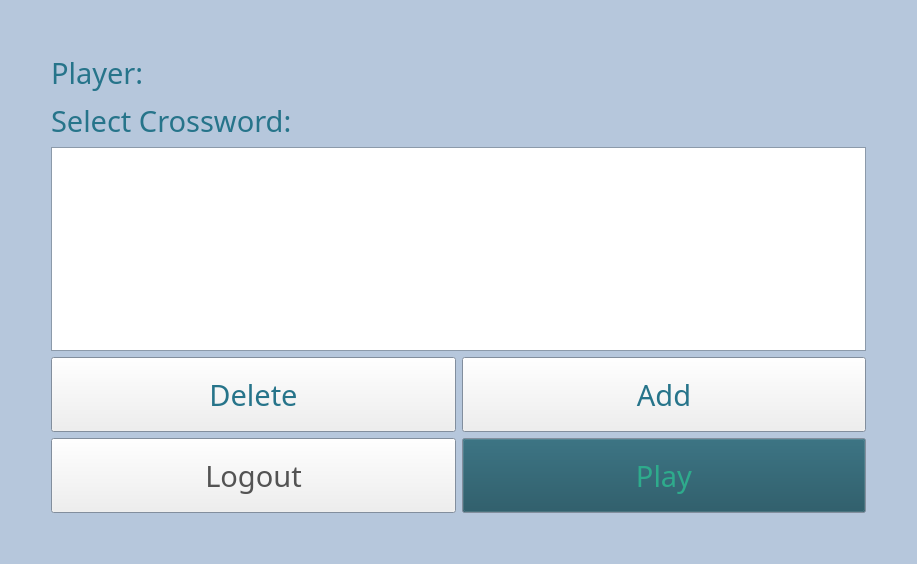
<?xml version="1.0" encoding="UTF-8"?>
<ui version="4.0">
 <class>selectCrossword</class>
 <widget class="QWidget" name="selectCrossword">
  <property name="geometry">
   <rect>
    <x>0</x>
    <y>0</y>
    <width>917</width>
    <height>564</height>
   </rect>
  </property>
  <property name="palette">
   <palette>
    <active>
     <colorrole role="ButtonText">
      <brush brushstyle="SolidPattern">
       <color alpha="255">
        <red>83</red>
        <green>83</green>
        <blue>83</blue>
       </color>
      </brush>
     </colorrole>
     <colorrole role="Base">
      <brush brushstyle="SolidPattern">
       <color alpha="255">
        <red>255</red>
        <green>255</green>
        <blue>255</blue>
       </color>
      </brush>
     </colorrole>
     <colorrole role="Window">
      <brush brushstyle="SolidPattern">
       <color alpha="255">
        <red>182</red>
        <green>199</green>
        <blue>220</blue>
       </color>
      </brush>
     </colorrole>
    </active>
    <inactive>
     <colorrole role="ButtonText">
      <brush brushstyle="SolidPattern">
       <color alpha="255">
        <red>83</red>
        <green>83</green>
        <blue>83</blue>
       </color>
      </brush>
     </colorrole>
     <colorrole role="Base">
      <brush brushstyle="SolidPattern">
       <color alpha="255">
        <red>255</red>
        <green>255</green>
        <blue>255</blue>
       </color>
      </brush>
     </colorrole>
     <colorrole role="Window">
      <brush brushstyle="SolidPattern">
       <color alpha="255">
        <red>182</red>
        <green>199</green>
        <blue>220</blue>
       </color>
      </brush>
     </colorrole>
    </inactive>
    <disabled>
     <colorrole role="ButtonText">
      <brush brushstyle="SolidPattern">
       <color alpha="255">
        <red>120</red>
        <green>120</green>
        <blue>120</blue>
       </color>
      </brush>
     </colorrole>
     <colorrole role="Base">
      <brush brushstyle="SolidPattern">
       <color alpha="255">
        <red>182</red>
        <green>199</green>
        <blue>220</blue>
       </color>
      </brush>
     </colorrole>
     <colorrole role="Window">
      <brush brushstyle="SolidPattern">
       <color alpha="255">
        <red>182</red>
        <green>199</green>
        <blue>220</blue>
       </color>
      </brush>
     </colorrole>
    </disabled>
   </palette>
  </property>
  <property name="windowTitle">
   <string>crossword</string>
  </property>
  <layout class="QGridLayout" name="gridLayout">
   <item row="1" column="1">
    <layout class="QVBoxLayout" name="verticalLayout">
     <item>
      <layout class="QHBoxLayout" name="horizontalLayout_3">
       <item>
        <widget class="QLabel" name="playerTxtLbl">
         <property name="palette">
          <palette>
           <active>
            <colorrole role="WindowText">
             <brush brushstyle="SolidPattern">
              <color alpha="255">
               <red>38</red>
               <green>116</green>
               <blue>138</blue>
              </color>
             </brush>
            </colorrole>
           </active>
           <inactive>
            <colorrole role="WindowText">
             <brush brushstyle="SolidPattern">
              <color alpha="255">
               <red>38</red>
               <green>116</green>
               <blue>138</blue>
              </color>
             </brush>
            </colorrole>
           </inactive>
           <disabled>
            <colorrole role="WindowText">
             <brush brushstyle="SolidPattern">
              <color alpha="255">
               <red>120</red>
               <green>120</green>
               <blue>120</blue>
              </color>
             </brush>
            </colorrole>
           </disabled>
          </palette>
         </property>
         <property name="font">
          <font>
           <family>Cooper Black</family>
           <pointsize>22</pointsize>
          </font>
         </property>
         <property name="text">
          <string>Player:</string>
         </property>
        </widget>
       </item>
       <item>
        <widget class="QLabel" name="playerLbl">
         <property name="palette">
          <palette>
           <active>
            <colorrole role="WindowText">
             <brush brushstyle="SolidPattern">
              <color alpha="255">
               <red>251</red>
               <green>110</green>
               <blue>181</blue>
              </color>
             </brush>
            </colorrole>
           </active>
           <inactive>
            <colorrole role="WindowText">
             <brush brushstyle="SolidPattern">
              <color alpha="255">
               <red>251</red>
               <green>110</green>
               <blue>181</blue>
              </color>
             </brush>
            </colorrole>
           </inactive>
           <disabled>
            <colorrole role="WindowText">
             <brush brushstyle="SolidPattern">
              <color alpha="255">
               <red>120</red>
               <green>120</green>
               <blue>120</blue>
              </color>
             </brush>
            </colorrole>
           </disabled>
          </palette>
         </property>
         <property name="font">
          <font>
           <family>Cooper Black</family>
           <pointsize>24</pointsize>
          </font>
         </property>
         <property name="text">
          <string/>
         </property>
        </widget>
       </item>
      </layout>
     </item>
     <item>
      <widget class="QLabel" name="selectCrosswortTxtLbl">
       <property name="palette">
        <palette>
         <active>
          <colorrole role="WindowText">
           <brush brushstyle="SolidPattern">
            <color alpha="255">
             <red>38</red>
             <green>116</green>
             <blue>138</blue>
            </color>
           </brush>
          </colorrole>
          <colorrole role="Text">
           <brush brushstyle="SolidPattern">
            <color alpha="255">
             <red>38</red>
             <green>116</green>
             <blue>138</blue>
            </color>
           </brush>
          </colorrole>
          <colorrole role="PlaceholderText">
           <brush brushstyle="SolidPattern">
            <color alpha="128">
             <red>38</red>
             <green>116</green>
             <blue>138</blue>
            </color>
           </brush>
          </colorrole>
         </active>
         <inactive>
          <colorrole role="WindowText">
           <brush brushstyle="SolidPattern">
            <color alpha="255">
             <red>38</red>
             <green>116</green>
             <blue>138</blue>
            </color>
           </brush>
          </colorrole>
          <colorrole role="Text">
           <brush brushstyle="SolidPattern">
            <color alpha="255">
             <red>38</red>
             <green>116</green>
             <blue>138</blue>
            </color>
           </brush>
          </colorrole>
          <colorrole role="PlaceholderText">
           <brush brushstyle="SolidPattern">
            <color alpha="128">
             <red>38</red>
             <green>116</green>
             <blue>138</blue>
            </color>
           </brush>
          </colorrole>
         </inactive>
         <disabled>
          <colorrole role="WindowText">
           <brush brushstyle="SolidPattern">
            <color alpha="255">
             <red>120</red>
             <green>120</green>
             <blue>120</blue>
            </color>
           </brush>
          </colorrole>
          <colorrole role="Text">
           <brush brushstyle="SolidPattern">
            <color alpha="255">
             <red>120</red>
             <green>120</green>
             <blue>120</blue>
            </color>
           </brush>
          </colorrole>
          <colorrole role="PlaceholderText">
           <brush brushstyle="SolidPattern">
            <color alpha="128">
             <red>0</red>
             <green>0</green>
             <blue>0</blue>
            </color>
           </brush>
          </colorrole>
         </disabled>
        </palette>
       </property>
       <property name="font">
        <font>
         <family>Cooper Black</family>
         <pointsize>22</pointsize>
        </font>
       </property>
       <property name="text">
        <string>Select Crossword:</string>
       </property>
      </widget>
     </item>
     <item>
      <widget class="QListWidget" name="crosswordList">
       <property name="palette">
        <palette>
         <active>
          <colorrole role="WindowText">
           <brush brushstyle="SolidPattern">
            <color alpha="255">
             <red>35</red>
             <green>107</green>
             <blue>127</blue>
            </color>
           </brush>
          </colorrole>
         </active>
         <inactive>
          <colorrole role="WindowText">
           <brush brushstyle="SolidPattern">
            <color alpha="255">
             <red>35</red>
             <green>107</green>
             <blue>127</blue>
            </color>
           </brush>
          </colorrole>
         </inactive>
         <disabled>
          <colorrole role="WindowText">
           <brush brushstyle="SolidPattern">
            <color alpha="255">
             <red>120</red>
             <green>120</green>
             <blue>120</blue>
            </color>
           </brush>
          </colorrole>
         </disabled>
        </palette>
       </property>
       <property name="font">
        <font>
         <family>Segoe UI</family>
         <pointsize>24</pointsize>
        </font>
       </property>
       <property name="layoutDirection">
        <enum>Qt::LeftToRight</enum>
       </property>
      </widget>
     </item>
     <item>
      <layout class="QHBoxLayout" name="horizontalLayout">
       <item>
        <widget class="QPushButton" name="deleteBtn">
         <property name="sizePolicy">
          <sizepolicy hsizetype="Preferred" vsizetype="Preferred">
           <horstretch>0</horstretch>
           <verstretch>0</verstretch>
          </sizepolicy>
         </property>
         <property name="palette">
          <palette>
           <active>
            <colorrole role="ButtonText">
             <brush brushstyle="SolidPattern">
              <color alpha="255">
               <red>38</red>
               <green>116</green>
               <blue>138</blue>
              </color>
             </brush>
            </colorrole>
           </active>
           <inactive>
            <colorrole role="ButtonText">
             <brush brushstyle="SolidPattern">
              <color alpha="255">
               <red>38</red>
               <green>116</green>
               <blue>138</blue>
              </color>
             </brush>
            </colorrole>
           </inactive>
           <disabled>
            <colorrole role="ButtonText">
             <brush brushstyle="SolidPattern">
              <color alpha="255">
               <red>120</red>
               <green>120</green>
               <blue>120</blue>
              </color>
             </brush>
            </colorrole>
           </disabled>
          </palette>
         </property>
         <property name="font">
          <font>
           <family>Cooper Black</family>
           <pointsize>22</pointsize>
          </font>
         </property>
         <property name="text">
          <string>Delete</string>
         </property>
        </widget>
       </item>
       <item>
        <widget class="QPushButton" name="addCrosswordBtn">
         <property name="minimumSize">
          <size>
           <width>0</width>
           <height>75</height>
          </size>
         </property>
         <property name="palette">
          <palette>
           <active>
            <colorrole role="ButtonText">
             <brush brushstyle="SolidPattern">
              <color alpha="255">
               <red>38</red>
               <green>116</green>
               <blue>138</blue>
              </color>
             </brush>
            </colorrole>
           </active>
           <inactive>
            <colorrole role="ButtonText">
             <brush brushstyle="SolidPattern">
              <color alpha="255">
               <red>38</red>
               <green>116</green>
               <blue>138</blue>
              </color>
             </brush>
            </colorrole>
           </inactive>
           <disabled>
            <colorrole role="ButtonText">
             <brush brushstyle="SolidPattern">
              <color alpha="255">
               <red>120</red>
               <green>120</green>
               <blue>120</blue>
              </color>
             </brush>
            </colorrole>
           </disabled>
          </palette>
         </property>
         <property name="font">
          <font>
           <family>Cooper Black</family>
           <pointsize>22</pointsize>
          </font>
         </property>
         <property name="text">
          <string>Add</string>
         </property>
        </widget>
       </item>
      </layout>
     </item>
     <item>
      <layout class="QHBoxLayout" name="horizontalLayout_2">
       <item>
        <widget class="QPushButton" name="logoutBtn">
         <property name="minimumSize">
          <size>
           <width>0</width>
           <height>75</height>
          </size>
         </property>
         <property name="font">
          <font>
           <family>Cooper Black</family>
           <pointsize>22</pointsize>
          </font>
         </property>
         <property name="text">
          <string>Logout</string>
         </property>
        </widget>
       </item>
       <item>
        <widget class="QPushButton" name="playBtn">
         <property name="minimumSize">
          <size>
           <width>0</width>
           <height>75</height>
          </size>
         </property>
         <property name="palette">
          <palette>
           <active>
            <colorrole role="Button">
             <brush brushstyle="SolidPattern">
              <color alpha="255">
               <red>26</red>
               <green>78</green>
               <blue>93</blue>
              </color>
             </brush>
            </colorrole>
            <colorrole role="ButtonText">
             <brush brushstyle="SolidPattern">
              <color alpha="255">
               <red>46</red>
               <green>171</green>
               <blue>140</blue>
              </color>
             </brush>
            </colorrole>
           </active>
           <inactive>
            <colorrole role="Button">
             <brush brushstyle="SolidPattern">
              <color alpha="255">
               <red>26</red>
               <green>78</green>
               <blue>93</blue>
              </color>
             </brush>
            </colorrole>
            <colorrole role="ButtonText">
             <brush brushstyle="SolidPattern">
              <color alpha="255">
               <red>46</red>
               <green>171</green>
               <blue>140</blue>
              </color>
             </brush>
            </colorrole>
           </inactive>
           <disabled>
            <colorrole role="Button">
             <brush brushstyle="SolidPattern">
              <color alpha="255">
               <red>26</red>
               <green>78</green>
               <blue>93</blue>
              </color>
             </brush>
            </colorrole>
            <colorrole role="ButtonText">
             <brush brushstyle="SolidPattern">
              <color alpha="255">
               <red>120</red>
               <green>120</green>
               <blue>120</blue>
              </color>
             </brush>
            </colorrole>
           </disabled>
          </palette>
         </property>
         <property name="font">
          <font>
           <family>Cooper Black</family>
           <pointsize>22</pointsize>
          </font>
         </property>
         <property name="text">
          <string>Play</string>
         </property>
        </widget>
       </item>
      </layout>
     </item>
    </layout>
   </item>
   <item row="1" column="2">
    <spacer name="horizontalSpacer_2">
     <property name="orientation">
      <enum>Qt::Horizontal</enum>
     </property>
     <property name="sizeType">
      <enum>QSizePolicy::Preferred</enum>
     </property>
     <property name="sizeHint" stdset="0">
      <size>
       <width>40</width>
       <height>20</height>
      </size>
     </property>
    </spacer>
   </item>
   <item row="0" column="1">
    <spacer name="verticalSpacer">
     <property name="orientation">
      <enum>Qt::Vertical</enum>
     </property>
     <property name="sizeType">
      <enum>QSizePolicy::Preferred</enum>
     </property>
     <property name="sizeHint" stdset="0">
      <size>
       <width>20</width>
       <height>40</height>
      </size>
     </property>
    </spacer>
   </item>
   <item row="1" column="0">
    <spacer name="horizontalSpacer">
     <property name="orientation">
      <enum>Qt::Horizontal</enum>
     </property>
     <property name="sizeType">
      <enum>QSizePolicy::Preferred</enum>
     </property>
     <property name="sizeHint" stdset="0">
      <size>
       <width>40</width>
       <height>20</height>
      </size>
     </property>
    </spacer>
   </item>
   <item row="2" column="1">
    <spacer name="verticalSpacer_2">
     <property name="orientation">
      <enum>Qt::Vertical</enum>
     </property>
     <property name="sizeType">
      <enum>QSizePolicy::Preferred</enum>
     </property>
     <property name="sizeHint" stdset="0">
      <size>
       <width>20</width>
       <height>40</height>
      </size>
     </property>
    </spacer>
   </item>
  </layout>
 </widget>
 <resources/>
 <connections/>
</ui>
